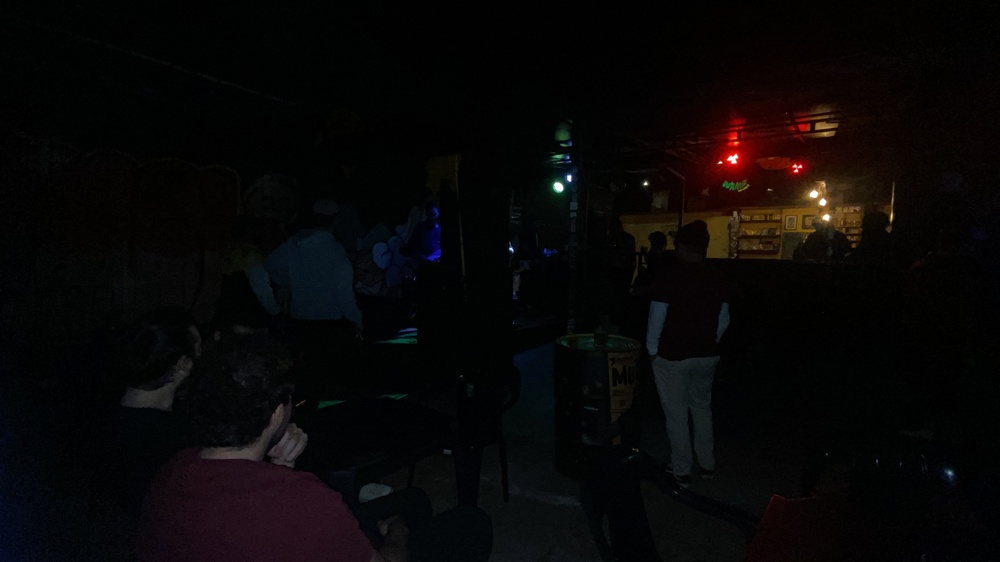
#> input picture input/bar.jpg, 1000 x 562 px, shrunk from 3840 x 2160 before the run; its folder holds only this picture in this run
$ python main.py
#> lines starting #> are read from the running program, lines starting #| are printed output that depends on the picture; after the words box and inside, x2 and y2 are one past the last pixel; in counts of white or black regions, pixels touching at a corner belong together
### utils_pdi.py
import os
import numpy as np
import cv2
from matplotlib import pyplot as plt

def carregar_imagem(caminho):
#> called with caminho = 'input/bar.jpg'
    imagem = cv2.imread(caminho)
#> imagem is the input picture: shape (562, 1000, 3); mean B, G, R 6.5, 6.7, 8.2
    if imagem is None:
        raise FileNotFoundError(f"Imagem não encontrada: {caminho}")
    return imagem

def converter_para_hsv(imagem_bgr):
    return cv2.cvtColor(imagem_bgr, cv2.COLOR_BGR2HSV).astype(np.float32)

def salvar_imagem(imagem_bgr, caminho_saida):
    os.makedirs(os.path.dirname(caminho_saida), exist_ok=True)
    cv2.imwrite(caminho_saida, imagem_bgr)

# [6 lines left out: function mostrar_imagem, not called in this run]

def mostrar_imagens_lado_a_lado(img1_bgr, img2_bgr, titulo1="Original", titulo2="Processada"):
    img1_rgb = cv2.cvtColor(img1_bgr, cv2.COLOR_BGR2RGB)
    img2_rgb = cv2.cvtColor(img2_bgr, cv2.COLOR_BGR2RGB)
    plt.figure(figsize=(10, 5))
    plt.subplot(1, 2, 1)
    plt.imshow(img1_rgb)
    plt.title(titulo1)
    plt.axis("off")
    plt.subplot(1, 2, 2)
    plt.imshow(img2_rgb)
    plt.title(titulo2)
    plt.axis("off")
    plt.tight_layout()
    plt.show()

# [54 lines left out: functions normalizar_v, normalizar_v_com_limite, normalizar_v_com_limite_limitado, not called in this run]

def limiar_otsu(v):
    v = v.astype(np.uint8).flatten()
    hist, bins = np.histogram(v, bins=256, range=(0, 256))
    total = v.size
    soma_total = np.dot(np.arange(256), hist)  # soma de i * hist[i]
    soma_fundo = 0
    peso_fundo = 0
    max_var_entre_classes = 0
    limiar_otimo = 0

    for t in range(256):
        peso_fundo += hist[t]
        if peso_fundo == 0:
            continue
        peso_frente = total - peso_fundo
        if peso_frente == 0:
            break

        soma_fundo += t * hist[t]
        media_fundo = soma_fundo / peso_fundo
        media_frente = (soma_total - soma_fundo) / peso_frente

        var_entre_classes = peso_fundo * peso_frente * (media_fundo - media_frente) ** 2

        if var_entre_classes > max_var_entre_classes:
            max_var_entre_classes = var_entre_classes
            limiar_otimo = t

    return limiar_otimo


def normalizar_v_com_limite_limitado_otsu(hsv_img):
    h = hsv_img[:, :, 0]
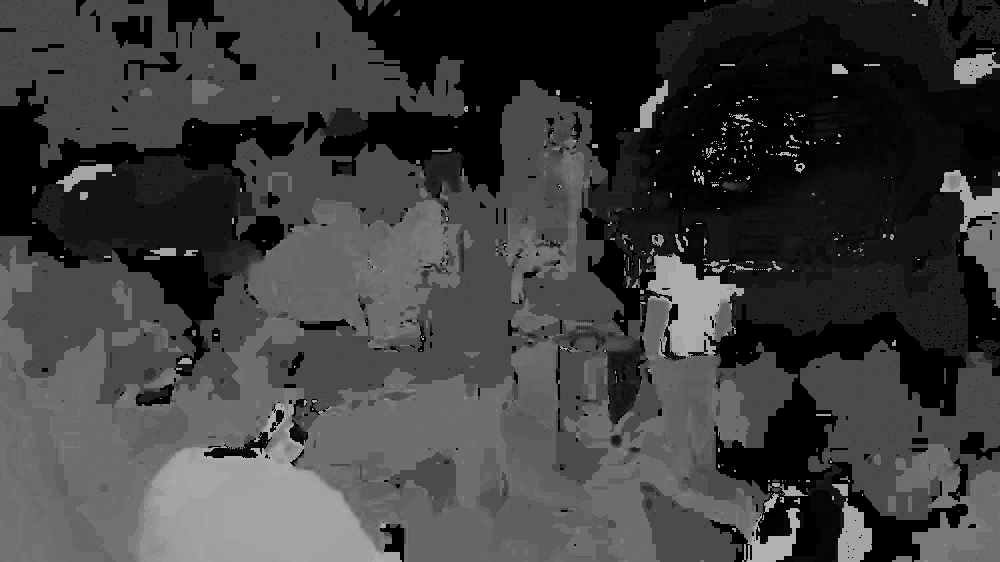
#> h: shape (562, 1000) float32; min 0, max 179, mean 62
    s = hsv_img[:, :, 1]
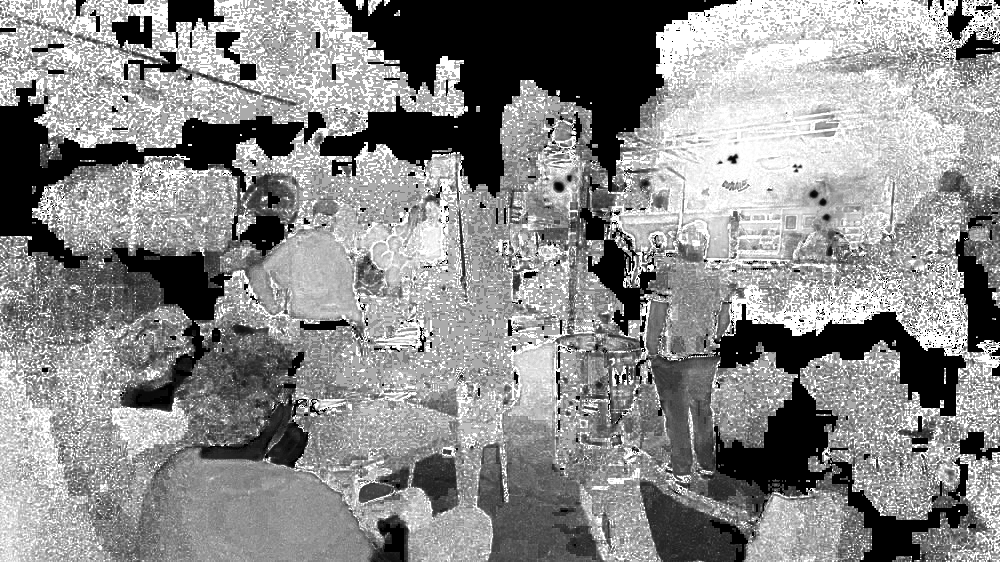
#> s: shape (562, 1000) float32; min 0, max 255, mean 138
    v = hsv_img[:, :, 2]
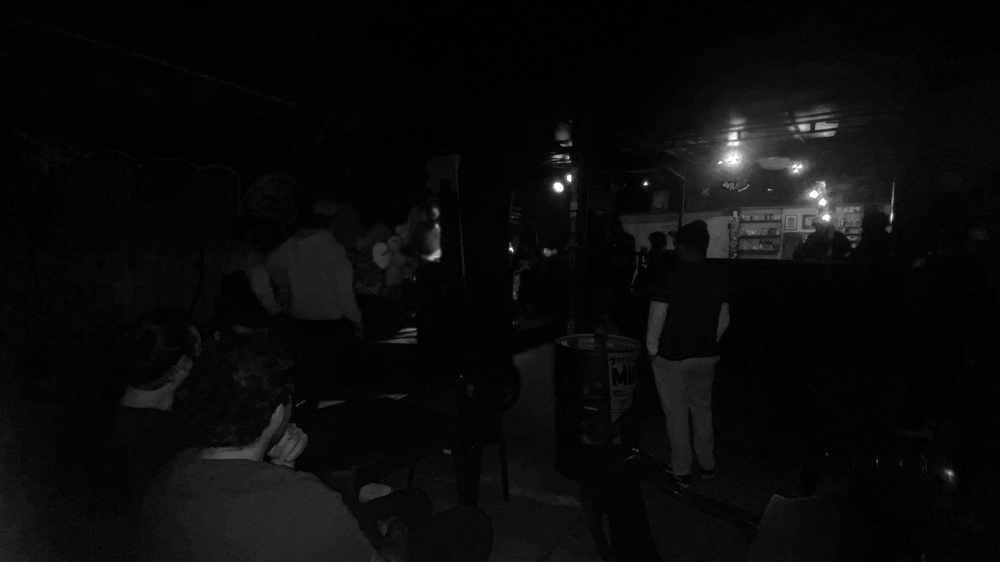
#> v: shape (562, 1000) float32; min 0, max 255, mean 10.5

    limite_v = limiar_otsu(v)
#> in limiar_otsu, `hist, bins = np.histogram(v, bins=256, range=(0, 256))`: hist = 256 values, max 93267 at index 3, min 0 at index 245, mean 2195.3; bins = 257 values from 0 to 256
#> in limiar_otsu, `soma_total = np.dot(np.arange(256), hist)`: soma_total = 5924498
#> the loop in limiar_otsu, `for t in range(256):` made 256 passes
#> (peso_fundo, peso_frente, soma_fundo, media_fundo, media_frente, max_var_entre_classes) on passes 1 to 12: (4449, 557551, 0, 0, 10.63, 2.8e+11), (45166, 516834, 40717, 0.901, 11.38, 2.57e+12), (113299, 448701, 176983, 1.56, 12.81, 6.43e+12), (206566, 355434, 456784, 2.21, 15.38, 1.27e+13), (271648, 290352, 717112, 2.64, 17.93, 1.85e+13), (316640, 245360, 942072, 2.98, 20.31, 2.33e+13), (348760, 213240, 1134792, 3.25, 22.46, 2.74e+13), (373856, 188144, 1310464, 3.51, 24.52, 3.11e+13), (393424, 168576, 1467008, 3.73, 26.44, 3.42e+13), (409051, 152949, 1607651, 3.93, 28.22, 3.69e+13), (423122, 138878, 1748361, 4.13, 30.07, 3.95e+13), (435528, 126472, 1884827, 4.33, 31.94, 4.2e+13)
#> (peso_fundo, peso_frente, soma_fundo, media_fundo, media_frente, var_entre_classes) on passes 34, 35, 36, 47, 48, 49: (524231, 37769, 3660908, 6.98, 59.93, 5.55e+13), (526789, 35211, 3747880, 7.11, 61.82, 5.55e+13), (529292, 32708, 3835485, 7.25, 63.87, 5.55e+13), (544027, 17973, 4416014, 8.12, 83.93, 5.62e+13), (544594, 17406, 4442663, 8.16, 85.13, 5.62e+13), (545107, 16893, 4467287, 8.2, 86.26, 5.61e+13)
#> after the loop in limiar_otsu, `for t in range(256):`: limiar_otimo = 45; max_var_entre_classes = 5.62e+13; peso_fundo = 562000; soma_fundo = 5868653
#> limite_v = 45

    print ("limite_otsu: ", limite_v)
#| limite_otsu:  45

    v_min = v.min()
#> v_min = 0
    v_max = v.max()
#> v_max = 255
    print(f"v_min: {v_min:.2f}, v_max: {v_max:.2f}, limite: {limite_v}")
#| v_min: 0.00, v_max: 255.00, limite: 45
    v_norm = v.copy()
    mascara = v < limite_v
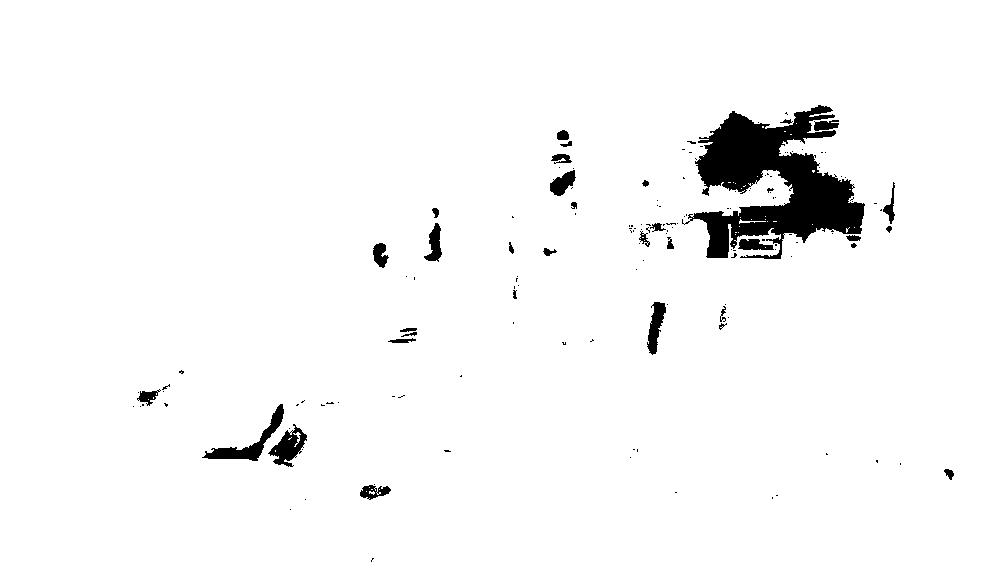
#> mascara: shape (562, 1000) bool; 96.6% white; 150 black regions (116 under 20 px), largest, box (x1, y1, x2, y2) and area: (682, 105, 865, 259) 13285, (202, 404, 284, 461) 1004, (268, 424, 307, 467) 756
    if np.any(mascara):
        v_sub = v[mascara]
        v_sub_min = v_sub.min()
#> v_sub_min = 0
        v_sub_max = v_sub.max()
#> v_sub_max = 44
        if v_sub_max - v_sub_min == 0:
            v_norm[mascara] = 0
        else:
            v_norm[mascara] = ((v_sub - v_sub_min) / (v_sub_max - v_sub_min) * limite_v * 1.8)
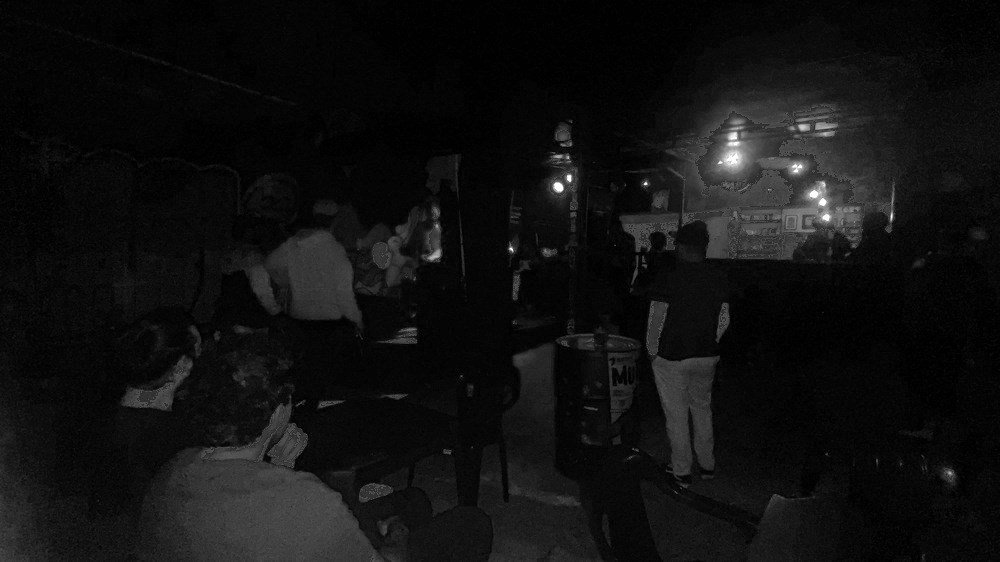
#> v_norm: shape (562, 1000) float32; min 0, max 255, mean 17.1
    hsv_normalizado = np.stack([h, s, v_norm], axis=2).astype(np.uint8)
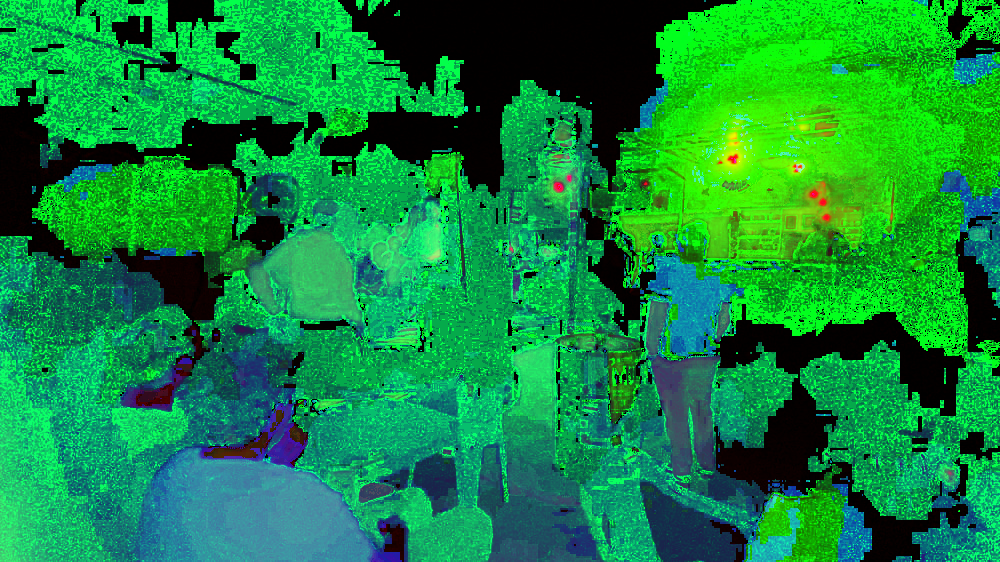
#> hsv_normalizado: shape (562, 1000, 3); mean of channels 0, 1, 2 62, 138, 16.6; drawn as B, G, R
    return hsv_normalizado


# [21 lines left out: functions corrigir_gama_duplo, hsv_para_pb, not called in this run]

### main.py
from utils_pdi import (
    carregar_imagem,
    converter_para_hsv,
    normalizar_v,
    salvar_imagem,
    mostrar_imagem,
    mostrar_imagens_lado_a_lado, normalizar_v_com_limite, normalizar_v_com_limite_limitado,
    normalizar_v_com_limite_limitado_otsu
)
import cv2

import os

input_dir = "input"
output_dir = "output"

for filename in os.listdir(input_dir):
    print (filename)
    # Processa apenas arquivos com extensÃ£o .jpg (ignorando outros, se existirem)
    if filename.lower().endswith(".jpg"):
        caminho_entrada = os.path.join(input_dir, filename)
        base_name, ext = os.path.splitext(filename)  # separa nome e extensÃ£o
        caminho_saida = os.path.join(output_dir, base_name + "_hsv_gama_otsu" + ext)
        img_bgr = carregar_imagem(caminho_entrada)
        img_hsv = converter_para_hsv(img_bgr)
        img_hsv_norm = normalizar_v_com_limite_limitado_otsu(img_hsv)
        img_bgr_norm = cv2.cvtColor(img_hsv_norm, cv2.COLOR_HSV2BGR)
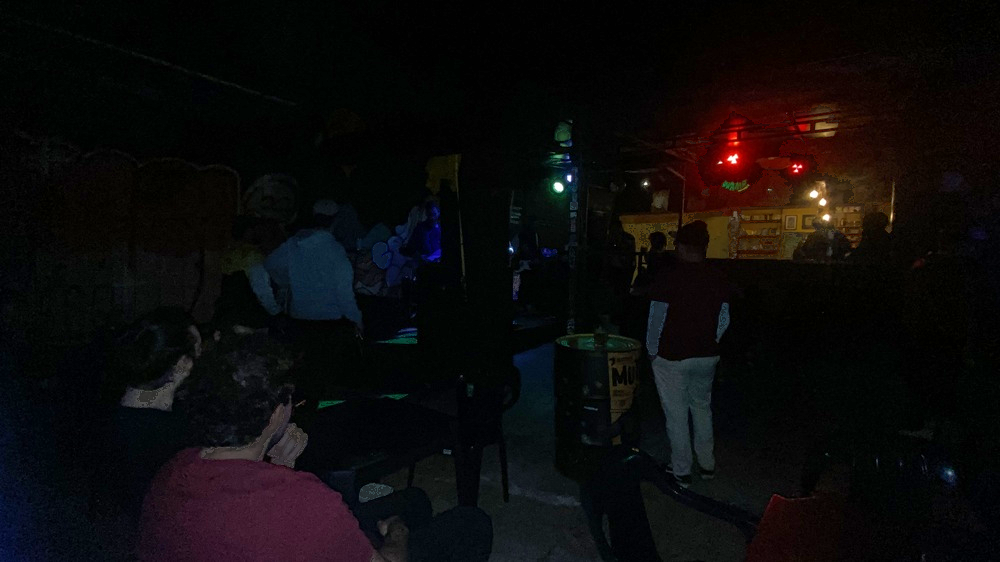
#> img_bgr_norm: shape (562, 1000, 3); mean B, G, R 10.6, 10.4, 12.3
        salvar_imagem(img_bgr_norm, caminho_saida)
        mostrar_imagens_lado_a_lado(
            img_bgr, img_bgr_norm,
            f"Imagem Original - {filename}",
            f"V Normalizado - {filename}"
        )
